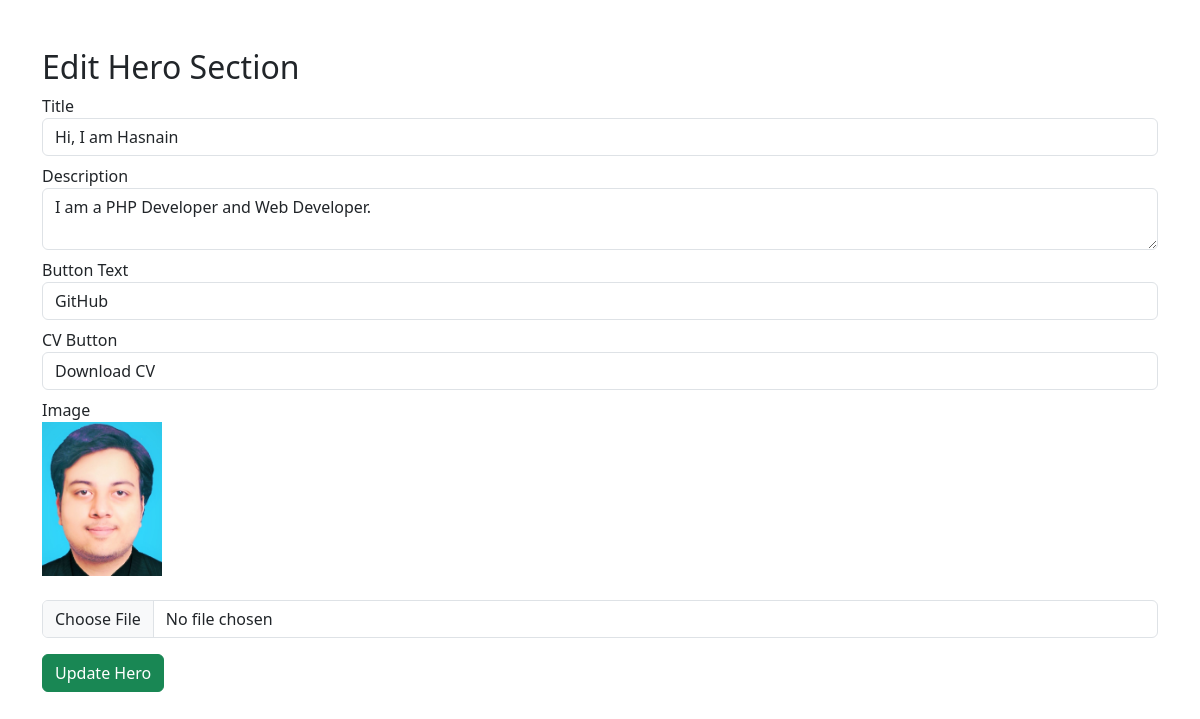
/admin/hero.php (signed in), run on the app's committed database.
### tables this page shows
CREATE TABLE `hero` (
  `id` int(11) NOT NULL,
  `title` varchar(255) NOT NULL,
  `description` text DEFAULT NULL,
  `button_text` varchar(100) DEFAULT NULL,
  `button_text2` varchar(100) DEFAULT NULL,
  `image` varchar(255) DEFAULT NULL
);

### admin/hero.php (the view, shortened to what this page needs)
<?php
include '../includes/db.php';
$result = mysqli_query($conn, "SELECT * FROM hero LIMIT 1");
$hero = mysqli_fetch_assoc($result);
?>
<!DOCTYPE html>
<html>
<head>
    <link href="https://cdn.jsdelivr.net/npm/bootstrap@5.3.3/dist/css/bootstrap.min.css" rel="stylesheet">
</head>
<body>
<div class="container mt-5">
    <h2>Edit Hero Section</h2>
    <form method="POST" enctype="multipart/form-data">
        <label>Title</label>
        <input type="text" name="title"
               value="<?= $hero['title']; ?>"
               class="form-control mb-2">
        <label>Description</label>
        <textarea name="description"
                  class="form-control mb-2"><?= $hero['description']; ?></textarea>
        <label>Button Text</label>
        <input type="text" name="button_text"
               value="<?= $hero['button_text']; ?>"
               class="form-control mb-2">
        <label>CV Button</label>
        <input type="text" name="button_text2"
               value="<?= $hero['button_text2']; ?>"
               class="form-control mb-2">
        <label>Image</label><br>
     <img src="../assets/images/<?= $hero['image']; ?>" width="120"><br><br>
        <input type="file" name="image" class="form-control mb-3">
        <button type="submit" name="update" class="btn btn-success">
            Update Hero
        </button>
    </form>
</div>
</body>
</html>

### data on the page
hero: title "Hi, I am Hasnain", description "I am a PHP Developer and Web Developer.", button_text "GitHub", button_text2 "Download CV", image (picture)
